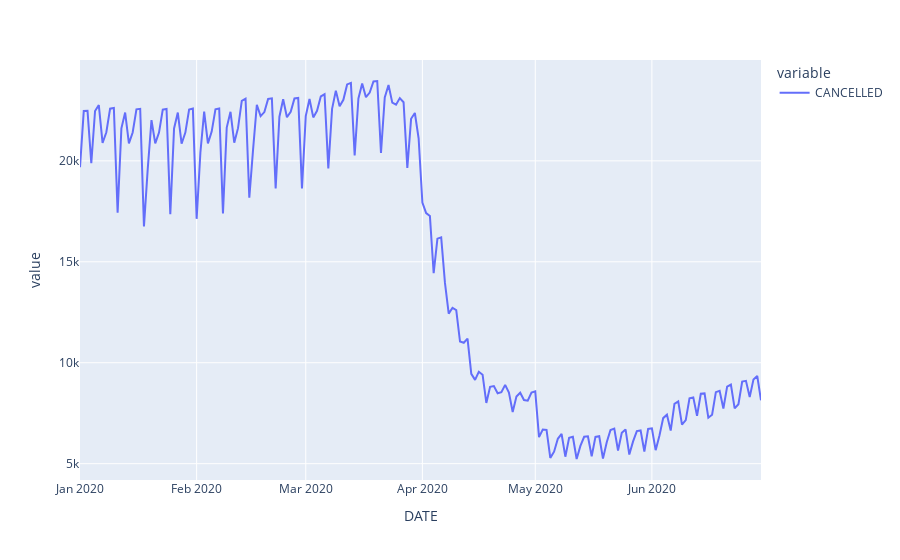

Write notebook code for a chart like this one.
### Markdown cell above
### Times series (booked flights)

### Code cell
# Total flight numbers
booked = df2.groupby(["DATE"])["CANCELLED"].count()
booked.plot()

### Figure 1 — Plotly figure (JSON) as saved in the notebook; plotly's stock layout.template omitted (floating-point values rounded to 4 significant figures; data arrays with more than 128 entries replaced by an {"elided": "..."} marker saying what was removed)
{"data": [{"hovertemplate": "variable=CANCELLED<br>DATE=%{x}<br>value=%{y}<extra></extra>", "legendgroup": "CANCELLED", "line": {"color": "#636efa", "dash": "solid"}, "mode": "lines", "name": "CANCELLED", "orientation": "v", "showlegend": true, "type": "scatter", "x": {"elided": "182 str values"}, "xaxis": "x", "y": {"elided": "182 int values"}, "yaxis": "y"}], "layout": {"legend": {"title": {"text": "variable"}, "tracegroupgap": 0}, "margin": {"t": 60}, "xaxis": {"anchor": "y", "domain": [0, 1], "title": {"text": "DATE"}}, "yaxis": {"anchor": "x", "domain": [0, 1], "title": {"text": "value"}}}}
